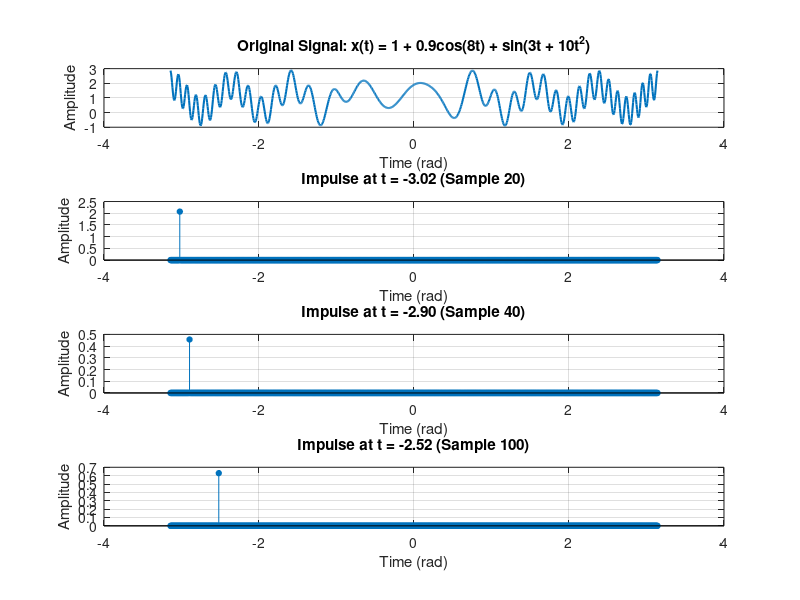
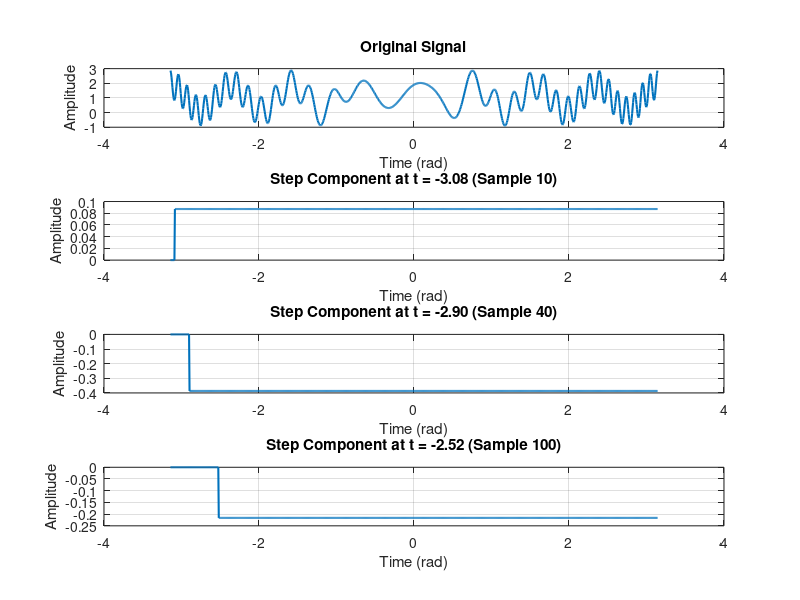
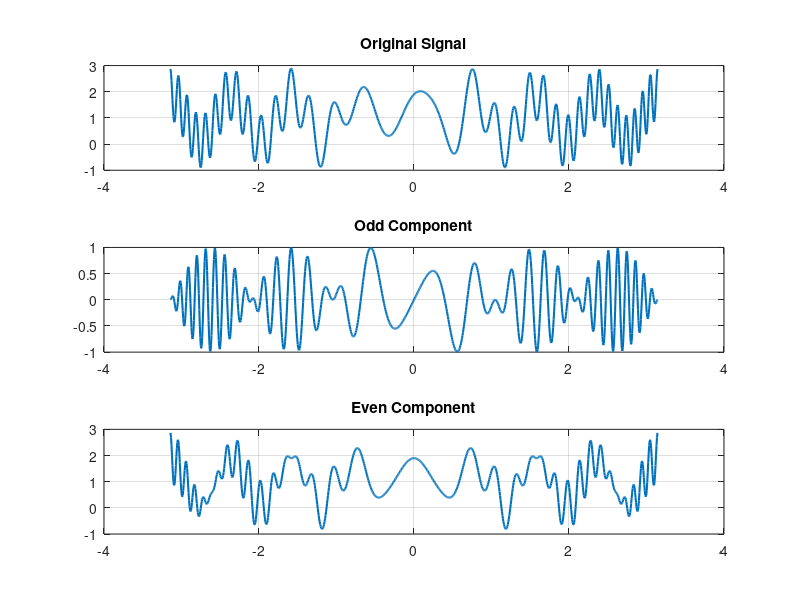
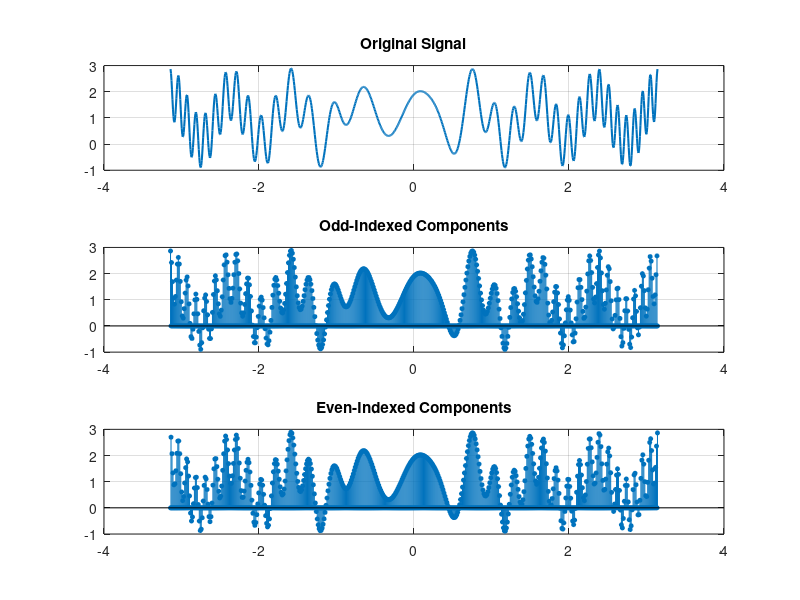

Recreate these plots in MATLAB, in order.
% SIGNAL_DECOMPOSITIONS
% Lab 5: Signal Decomposition Analysis

clc; clear;

%% Signal Parameters
N = 1000;                           % Increased resolution
t = linspace(-pi, pi, N);           % Time vector [-π, π]
x = 1 + 0.9*cos(8*t) + sin(3*t + 10*t.^2);  % Original signal

%% Impulse Decomposition
impulse_points = [20, 40, 100];     % Selected impulse locations
x_imp = zeros(length(impulse_points), N);

figure('Name', 'Impulse Decomposition', 'Position', [100 100 900 800]);
subplot(4,1,1);
plot(t, x, 'LineWidth', 1.5);
title('Original Signal: x(t) = 1 + 0.9cos(8t) + sin(3t + 10t^2)');
xlabel('Time (rad)'); ylabel('Amplitude'); grid on;

for i = 1:length(impulse_points)
    idx = impulse_points(i);
    x_imp(i,:) = (1:N == idx) .* x(idx);
    
    subplot(4,1,i+1);
    stem(t, x_imp(i,:), 'filled', 'MarkerSize', 4);
    title(sprintf('Impulse at t = %.2f (Sample %d)', t(idx), idx));
    xlabel('Time (rad)'); ylabel('Amplitude'); grid on;
end

%% Step Decomposition
step_points = [10, 40, 100];        % Selected step locations
dx = [0, diff(x)];                  % Signal difference

figure('Name', 'Step Decomposition', 'Position', [200 200 900 800]);
subplot(4,1,1);
plot(t, x, 'LineWidth', 1.5);
title('Original Signal');
xlabel('Time (rad)'); ylabel('Amplitude'); grid on;

for i = 1:length(step_points)
    idx = step_points(i);
    step_comp = dx(idx) * (t >= t(idx));
    
    subplot(4,1,i+1);
    plot(t, step_comp, 'LineWidth', 1.5);
    title(sprintf('Step Component at t = %.2f (Sample %d)', t(idx), idx));
    xlabel('Time (rad)'); ylabel('Amplitude'); grid on;
end

%% Odd-Even Decomposition
x_even = zeros(1,N);
x_odd = zeros(1,N);

for i = 1:N
    j = N + 1 - i;                  % Mirror index
    x_even(i) = (x(i) + x(j))/2;    % Even component
    x_odd(i) = (x(i) - x(j))/2;     % Odd component
end

figure('Name', 'Odd-Even Decomposition', 'Position', [300 300 900 600]);
subplot(3,1,1);
plot(t, x, 'LineWidth', 1.5); title('Original Signal'); grid on;

subplot(3,1,2);
plot(t, x_odd, 'LineWidth', 1.5); title('Odd Component'); grid on;

subplot(3,1,3);
plot(t, x_even, 'LineWidth', 1.5); title('Even Component'); grid on;

%% Interlaced Decomposition
x_odd_idx = zeros(1,N);
x_odd_idx(1:2:end) = x(1:2:end);    % Odd-indexed samples

x_even_idx = zeros(1,N);
x_even_idx(2:2:end) = x(2:2:end);   % Even-indexed samples

figure('Name', 'Interlaced Decomposition', 'Position', [400 400 900 600]);
subplot(3,1,1);
plot(t, x, 'LineWidth', 1.5); title('Original Signal'); grid on;

subplot(3,1,2);
stem(t, x_odd_idx, 'filled', 'MarkerSize', 3); 
title('Odd-Indexed Components'); grid on;

subplot(3,1,3);
stem(t, x_even_idx, 'filled', 'MarkerSize', 3); 
title('Even-Indexed Components'); grid on;